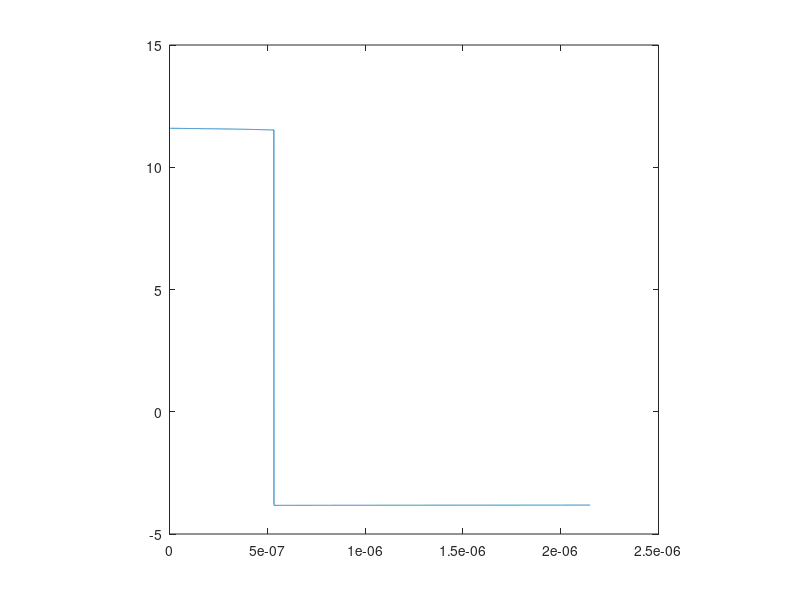
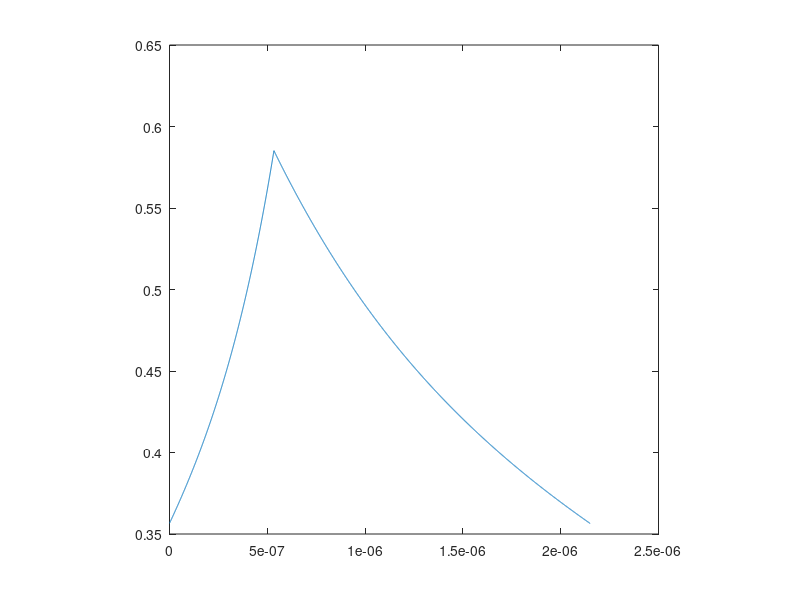

Here is the MATLAB script that generated these plots, in order:
clear all
close all
clc

%%%% Initialization of the simulation parameters
U_i=15;         % Input voltage of the converter  
U_d=0.5;        % Diode threshold voltage
R_on=0.3;       % On resistance of the converter
R_off=0.05;     % Off resistance of the converter
U_o=3.3;        % Load voltage
f_s=465e3;      % Switching frequency
T_s=1/f_s;      % Switching period  
I_o=0.45;       % Average load current 
N_points=5000;  % Number of points of the simulation arrays
%%%%

%%%% Initialization of the L(i) parameters 
Lh=9.1e-5;
Ll=3.2968e-7;
I30=0.2588;
I70=0.4549;
%%%%

%%%% Definition of the L(i) curve
G30=(0.7*Lh-Ll)/(Lh-Ll);
G70=(0.3*Lh-Ll)/(Lh-Ll);
IL=(I70*cot(pi*G30)-I30*cot(pi*G70))/(cot(pi*G30)-cot(pi*G70));
sigma=(cot(pi*G30)-cot(pi*G70))/(I30-I70);
di=0.001;
I=0:di:10;
L=Ll+(Lh-Ll)/2*(1-2/pi*atan(sigma*(I-IL)));
Lfp=0.5*(max(L)+min(L));
phi_tab=0.5*(cumsum(L(1:end-1)*di)+cumsum(L(2:end)*di));
I1_tab=I(1:end-1)+di/2;
%%%%

%%%% Execution of the fixed point algorithm
delta=(U_o+U_d+R_off*I_o)/(U_i+U_d-(R_on-R_off)*I_o);
t=0:T_s/(N_points-1):T_s;
u_l=(U_i-U_o)*max(-sign(t-delta*T_s),0)-(U_o+U_d)*max(sign(t-delta*T_s),0);
u_l=u_l-mean(u_l)+(U_i-U_o)*delta-(U_o+U_d)*(1-delta);
n0=round((N_points-1)*delta);       
tau1=Lfp/R_on;
tau2=Lfp/R_off;
h1=exp(-t(1:n0)/tau1);
h2=exp(-(t(n0+1:end)-delta*T_s)/tau2);
dt=T_s/(N_points-1);
aus1=u_l(1:n0).*(fliplr(h1));
a0=dt*sum(aus1);
aus2=u_l(n0+1:end).*(fliplr(h2));
a1=dt*sum(aus2);
y0=(a0*exp(-(1-delta)*T_s/tau2)+a1)/(1-exp(-delta*T_s/tau1-(1-delta)*T_s/tau2));
for ii=1:n0
    phi0(ii)=dt*sum(u_l(1:ii).*fliplr(h1(1:ii)));
end
phi0(1:n0)=phi0(1:n0)+y0*exp(-t(1:n0)/tau1);
for ii=(n0+1):length(t)
    phi0(ii)=dt*sum(u_l(n0+1:ii).*fliplr(h2(1:ii-n0)));
end
phi0(n0+1:end)=phi0(n0+1:end)+phi0(n0)*exp(-(t(n0+1:end)-delta*T_s)/tau2);
phi=phi0;
i=phi/Lfp;
ir=i-interp1(I1_tab,phi_tab,i,'linear','extrap')/Lfp;
for j=1:100 %iterazioni Punto Fisso
   aus1=R_on*ir(1:n0).*(fliplr(h1));
   a0=-dt*sum(aus1);
   aus2=R_off*ir(n0+1:end).*(fliplr(h2));
   a1=-dt*sum(aus2); 
   y0=(a0*exp(-(1-delta)*T_s/tau2)+a1)/(1-exp(-delta*T_s/tau1-(1-delta)*T_s/tau2));
   for ii=1:n0
    phi(ii)=-dt*sum(R_on*ir(1:ii).*fliplr(h1(1:ii)));
   end
   phi(1:n0)=phi(1:n0)+y0*exp(-t(1:n0)/tau1);
   for ii=n0+1:length(t);
     phi(ii)=-dt*sum(R_off*ir(n0+1:ii).*fliplr(h2(1:ii-n0)));
   end
   phi(n0+1:end)=phi(n0+1:end)+phi(n0)*exp(-(t(n0+1:end)-delta*T_s)/tau2);
   phi=phi+phi0;
   i=phi/Lfp+ir;
   irold=ir;
   ir=i-interp1(I1_tab,phi_tab,i,'linear','extrap')/Lfp;
   max(abs(ir-irold));
   mean(i);
end
%%%%

t_u=t(1:end-1)+diff(t)/2;
u_l=diff(phi)./diff(t);

figure(1)
plot(t_u,u_l)
axis square

figure(2)
plot(t,i)
axis square
